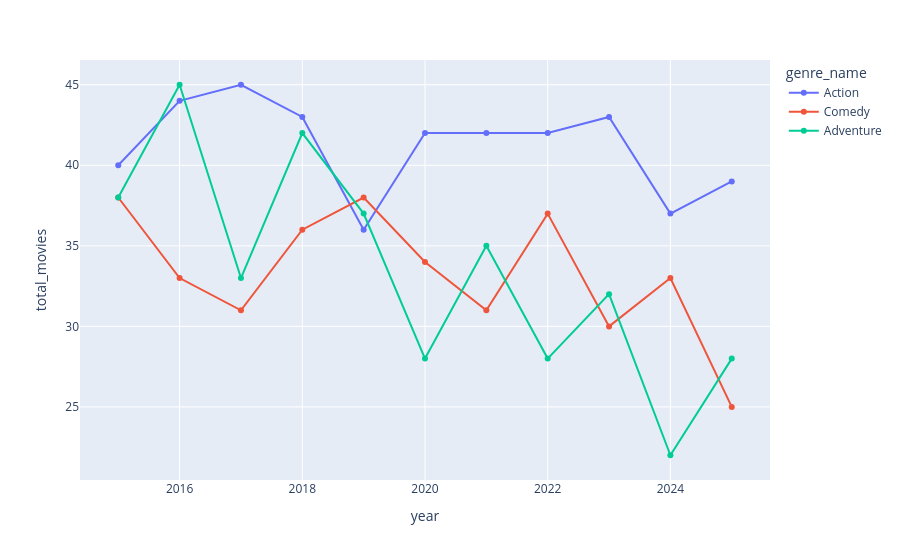

The code cell stored with this chart in its notebook:
### Code cell
px.line(q1_df, x="year", y="total_movies", color="genre_name", markers = True)

### Figure 1 — Plotly figure (JSON) as saved in the notebook; plotly's stock layout.template omitted (floating-point values rounded to 4 significant figures)
{"data": [{"hovertemplate": "genre_name=Action<br>year=%{x}<br>total_movies=%{y}<extra></extra>", "legendgroup": "Action", "line": {"color": "#636efa", "dash": "solid"}, "marker": {"symbol": "circle"}, "mode": "lines+markers", "name": "Action", "orientation": "v", "showlegend": true, "type": "scatter", "x": [2015, 2016, 2017, 2018, 2019, 2020, 2021, 2022, 2023, 2024, 2025], "xaxis": "x", "y": [40, 44, 45, 43, 36, 42, 42, 42, 43, 37, 39], "yaxis": "y"}, {"hovertemplate": "genre_name=Comedy<br>year=%{x}<br>total_movies=%{y}<extra></extra>", "legendgroup": "Comedy", "line": {"color": "#EF553B", "dash": "solid"}, "marker": {"symbol": "circle"}, "mode": "lines+markers", "name": "Comedy", "orientation": "v", "showlegend": true, "type": "scatter", "x": [2015, 2016, 2017, 2018, 2019, 2020, 2021, 2022, 2023, 2024, 2025], "xaxis": "x", "y": [38, 33, 31, 36, 38, 34, 31, 37, 30, 33, 25], "yaxis": "y"}, {"hovertemplate": "genre_name=Adventure<br>year=%{x}<br>total_movies=%{y}<extra></extra>", "legendgroup": "Adventure", "line": {"color": "#00cc96", "dash": "solid"}, "marker": {"symbol": "circle"}, "mode": "lines+markers", "name": "Adventure", "orientation": "v", "showlegend": true, "type": "scatter", "x": [2015, 2016, 2017, 2018, 2019, 2020, 2021, 2022, 2023, 2024, 2025], "xaxis": "x", "y": [38, 45, 33, 42, 37, 28, 35, 28, 32, 22, 28], "yaxis": "y"}], "layout": {"legend": {"title": {"text": "genre_name"}, "tracegroupgap": 0}, "margin": {"t": 60}, "xaxis": {"anchor": "y", "domain": [0, 1], "title": {"text": "year"}}, "yaxis": {"anchor": "x", "domain": [0, 1], "title": {"text": "total_movies"}}}}
